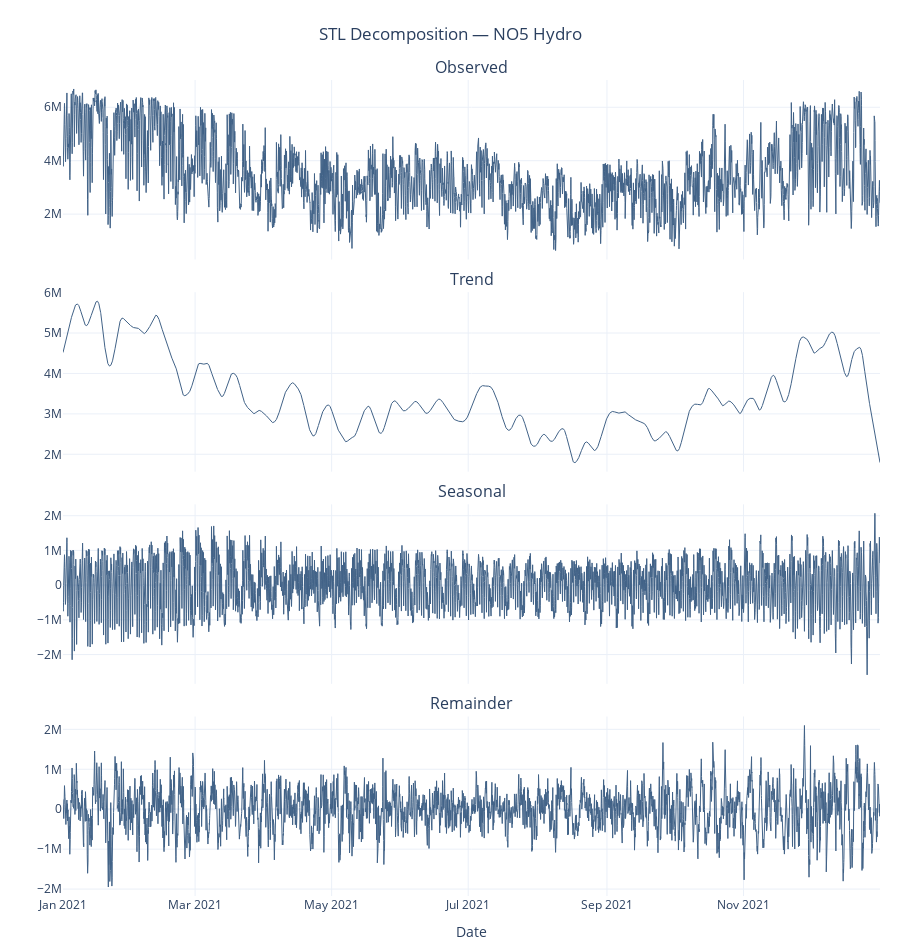

The code cell stored with this chart in its notebook:
### Markdown cell above
## Test the function

### Code cell
fig = stl_decomposition_elhub(df=df)
fig.show()

### Figure 1 — Plotly figure (JSON) as saved in the notebook; plotly's stock layout.template omitted (floating-point values rounded to 4 significant figures; data arrays with more than 128 entries replaced by an {"elided": "..."} marker saying what was removed)
{"data": [{"line": {"color": "#416287", "width": 1}, "mode": "lines", "name": "Quantitykwh", "type": "scatter", "x": {"elided": "8760 str values"}, "xaxis": "x", "y": {"elided": "8760 float values"}, "yaxis": "y"}, {"line": {"color": "#416287", "width": 1}, "mode": "lines", "name": "Trend", "type": "scatter", "x": {"elided": "8760 str values"}, "xaxis": "x2", "y": {"elided": "8760 float values"}, "yaxis": "y2"}, {"line": {"color": "#416287", "width": 1}, "mode": "lines", "name": "Seasonal", "type": "scatter", "x": {"elided": "8760 str values"}, "xaxis": "x3", "y": {"elided": "8760 float values"}, "yaxis": "y3"}, {"line": {"color": "#416287", "width": 1}, "mode": "lines", "name": "Remainder", "type": "scatter", "x": {"elided": "8760 str values"}, "xaxis": "x4", "y": {"elided": "8760 float values"}, "yaxis": "y4"}], "layout": {"annotations": [{"font": {"size": 16}, "showarrow": false, "text": "Observed", "x": 0.5, "xanchor": "center", "xref": "paper", "y": 1, "yanchor": "bottom", "yref": "paper"}, {"font": {"size": 16}, "showarrow": false, "text": "Trend", "x": 0.5, "xanchor": "center", "xref": "paper", "y": 0.74, "yanchor": "bottom", "yref": "paper"}, {"font": {"size": 16}, "showarrow": false, "text": "Seasonal", "x": 0.5, "xanchor": "center", "xref": "paper", "y": 0.48, "yanchor": "bottom", "yref": "paper"}, {"font": {"size": 16}, "showarrow": false, "text": "Remainder", "x": 0.5, "xanchor": "center", "xref": "paper", "y": 0.22, "yanchor": "bottom", "yref": "paper"}], "height": 950, "margin": {"b": 50, "l": 50, "r": 20, "t": 80}, "showlegend": false, "title": {"text": "STL Decomposition — NO5 Hydro", "x": 0.5}, "xaxis": {"anchor": "y", "domain": [0, 1], "matches": "x4", "showticklabels": false}, "xaxis2": {"anchor": "y2", "domain": [0, 1], "matches": "x4", "showticklabels": false}, "xaxis3": {"anchor": "y3", "domain": [0, 1], "matches": "x4", "showticklabels": false}, "xaxis4": {"anchor": "y4", "domain": [0, 1], "title": {"text": "Date"}}, "yaxis": {"anchor": "x", "domain": [0.78, 1], "title": {"text": ""}}, "yaxis2": {"anchor": "x2", "domain": [0.52, 0.74], "title": {"text": ""}}, "yaxis3": {"anchor": "x3", "domain": [0.26, 0.48], "title": {"text": ""}}, "yaxis4": {"anchor": "x4", "domain": [0, 0.22], "title": {"text": ""}}}}
